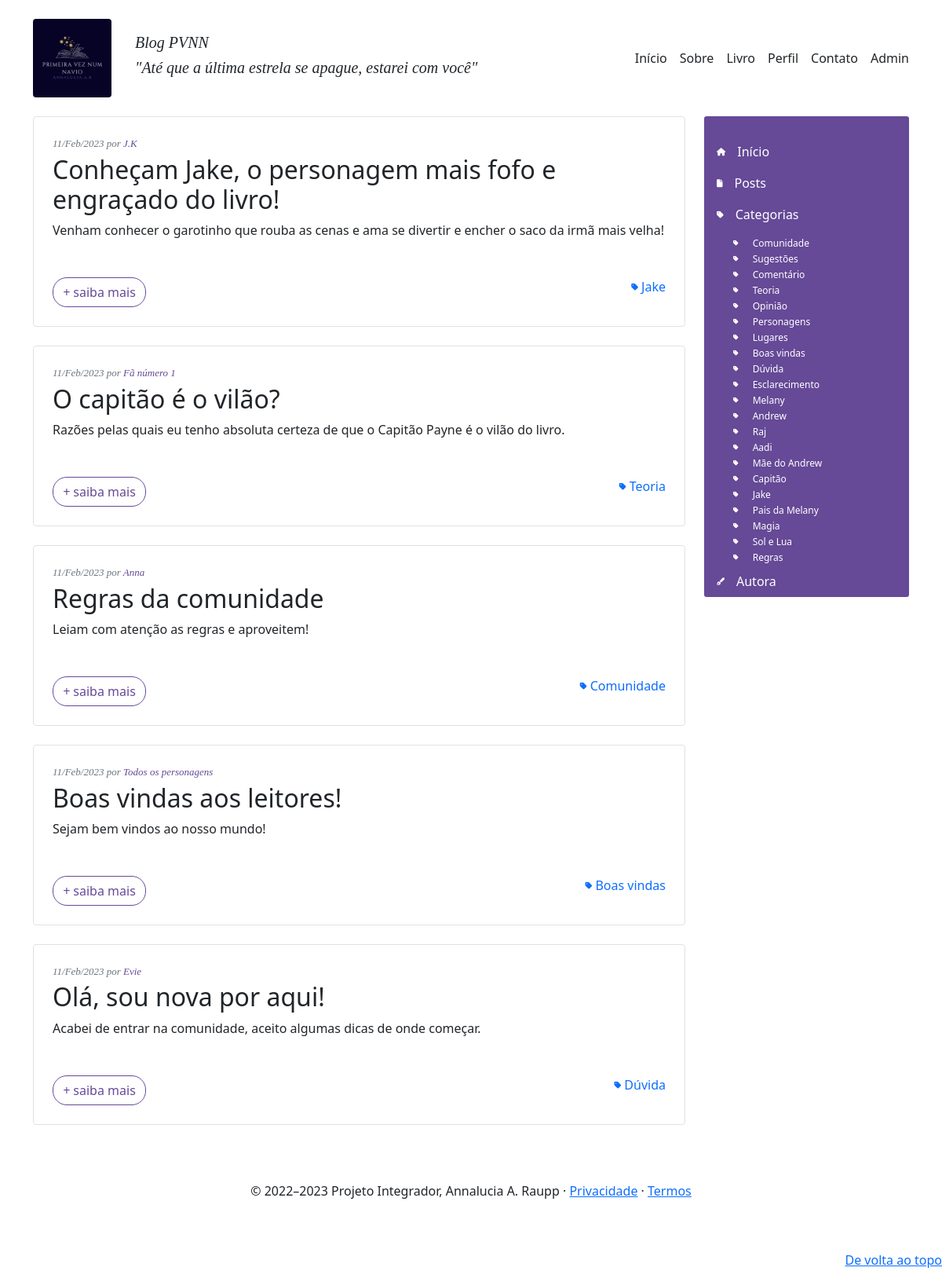
/app/controllers/BlogController.php?action=page_home, run on the app's committed database.
### tables this page shows
CREATE TABLE `postagens` (
  `idPosts` int(4) NOT NULL,
  `titulo` text NOT NULL,
  `autor` varchar(50) DEFAULT NULL,
  `resumo` tinytext NOT NULL,
  `texto` longtext DEFAULT NULL,
  `data` datetime NOT NULL DEFAULT current_timestamp(),
  `idCategoria` int(11) NOT NULL
);

CREATE TABLE `categorias` (
  `idCategory` int(4) NOT NULL,
  `tag` varchar(45) NOT NULL
);

### app/repository/PostsRepository.php (called while the page is built, shortened)
<?php
    require_once __DIR__ . "/../connection/Connection.php";
    class PostsRepository {
        public $conn;
        function __construct()
        {
            $this->conn = Connection::getConnection();
        }
        public function findLastFive(): array {
            $table = $this->conn->query("SELECT * FROM postagens AS p
                JOIN categorias AS c ON p.idCategoria = c.idCategory
                ORDER BY idPosts DESC LIMIT 5");
            $posts  = $table->fetchAll(PDO::FETCH_ASSOC);
            return $posts;
        }
    }

### app/connection/Connection.php (called while the page is built)
<?php
class Connection {
    private static $host = "localhost";
    private static $dbname = "pvnn";
    private static $user = "root";
    private static $password = "bancodedados";
    private static $conn = null;
    public static function getConnection(): PDO {
        if(self::$conn == null) {
            try {
                self::$conn = new PDO("mysql:host=" . self::$host . ";charset=utf8;dbname=" . self::$dbname,
                self::$user,
                self::$password);
                self::$conn->setAttribute(PDO::ATTR_ERRMODE, PDO::ERRMODE_EXCEPTION);
            } catch(Exception $e) {
                print("Erro ao conectar com o banco de dados");
            }
        }
        return self::$conn;
    }
}

### app/repository/CategoryRepository.php (called while the page is built, shortened)
<?php
    require_once __DIR__ . "/../connection/Connection.php";
    class CategoryRepository {
        public $conn;
        function __construct()
        {
            $this->conn = Connection::getConnection();
        }
        public function findAll(): array {
            $table = $this->conn->query("SELECT * FROM categorias");
            $categorias  = $table->fetchAll(PDO::FETCH_ASSOC);
            return $categorias;
        }
    }

### app/views/blog/menu_lateral.php (the view)
<div class="col-3">
  <nav class="menu-lateral rounded-1">
    <div class="pt-6">
      <ul class="nav column">
        <li class="nav-item">
          <a class="nav-link active" href="<?= $data['base_path']?>">
            <i class="fa-solid fa-house fa-2xs"></i>Início
          </a>
        </li>
        <li class="nav-item">
          <a class="nav-link active" href="<?= $data['base_path']?>/app/controllers/BlogController.php?action=page_posts">
            <i class="fa-solid fa-file fa-2xs"></i>Posts
          </a>
        </li>
        <li class="nav-item">
          <a class="nav-link active" href="#">
            <i class="fa-solid fa-tag fa-2xs"></i>Categorias
            <ul class="sublist">
              <?php foreach($data['categories'] as $category): ?>
                <li>
                    <a href="<?= $data['base_path']?>/app/controllers/BlogController.php?action=page_posts_category&category=<?= $category['tag']?>">
                      <i class="fa-solid fa-tag fa-2xs"></i> <?= $category['tag'] ?>
                    </a>
                </li>
              <?php endforeach; ?>
            </ul>
          </a>
        </li>
        <li class="nav-item">
          <a class="nav-link active" href="<?= $data['base_path']?>/app/controllers/BlogController.php?action=page_autora">
            <i class="fa-solid fa-pen-fancy fa-2xs"></i>Autora
          </a>
        </li>
      </ul>
    </div>
  </nav>
</div>

### app/views/blog/home.php (shortened to what this page needs)
<?php include "header.php"; ?>
<div class="container">
  <div class="row">
    <div class="main-content home col-9">
      <?php foreach ($data['posts'] as $post) : ?>
        <?php $dataFormatada = new DateTime($post['data']); ?>
        <article class="blog-post">
          <div class="border rounded mb-4 p-4">
            <p class="data-autor mb-1 text-muted">
                <?= $dataFormatada->format('d/M/Y'); ?> por
                <a href="#" class="data-autor"><?= $post['autor']; ?></a>
            </p>
            <h2 class="blog-post-title"><?= $post['titulo']; ?></h2>
            <?php if(isset($post['resumo'])): ?>
              <p><?= $post['resumo'] ?></p>
            <?php else: ?>
              <p><?= BlogController::resumir($post['texto'], 30) ?></p>
            <?php endif ?>
            <div class=".post-rodape mt-5 row">
              <div class="col-4">
                <a href="<?= $data['base_path'] ?>/app/controllers/BlogController.php?action=page_post&id_param=<?= $post['idPosts']?>" class="btn btn-outline-primary btn-round">
                  <i class="fa-thin fa-plus"></i> saiba mais</a>
              </div>
              <div class="col-8" style="text-align: right;">
                  <span class="float-right" style="padding-top: 15px;">
                    <a style="text-decoration: none;" href="<?= $data['base_path']?>/app/controllers/BlogController.php?action=page_posts_category&category=<?= $post['tag']?>">
                      <i class="fa-solid fa-tag fa-2xs"></i> <?=$post['tag'] ?>
                    </a>
                  </span>
              </div>
            </div>
          </div>
        </article>
      <?php endforeach; ?>
    </div>
    <?php include "menu_lateral.php"; ?>
  </div>
</div>
<?php include "footer.php"; ?>

### public/assets/styles/blog.css (style rules this page uses)
.blog-post .data-autor, #post .data-autor { font-family: 'Times New Roman', Times, serif; font-size: 13px; font-style: italic; text-decoration: none; color: #664997; }
.menu-lateral { min-height: 400px; padding-top: 25px; background-color: #664997; }
.menu-lateral .nav-item { display: block; width: 100%; }
.menu-lateral .nav-item i { display: inline; margin-right: 15px; }
.menu-lateral .nav-item a { color: #fff; }
.sublist { margin-top: -25px; }
.sublist li { list-style: none; margin-left: 5px; font-size: 12px; line-height: 20px; color: #eee; }
.sublist li a { text-decoration: none; }
.btn-outline-primary { color: #664997; border-color: #664997; }
.btn-round { border-radius: 18px !important; }

### data on the page
postagens: data "11/Feb/2023", autor "J.K", titulo "Conheçam Jake, o personagem mais fofo e engraçado do livro!", resumo "Venham conhecer o garotinho que rouba as cenas e ama se divertir e encher o saco da irmã mais velha!", categorias.tag "Jake"
postagens: data "11/Feb/2023", autor "Fã número 1", titulo "O capitão é o vilão?", resumo "Razões pelas quais eu tenho absoluta certeza de que o Capitão Payne é o vilão do livro.", categorias.tag "Teoria"
postagens: data "11/Feb/2023", autor "Anna", titulo "Regras da comunidade", resumo "Leiam com atenção as regras e aproveitem!", categorias.tag "Comunidade"
postagens: data "11/Feb/2023", autor "Todos os personagens", titulo "Boas vindas aos leitores!", resumo "Sejam bem vindos ao nosso mundo!", categorias.tag "Boas vindas"
postagens: data "11/Feb/2023", autor "Evie", titulo "Olá, sou nova por aqui!", resumo "Acabei de entrar na comunidade, aceito algumas dicas de onde começar.", categorias.tag "Dúvida"
categorias: tag "Comunidade"
categorias: tag "Sugestões"
categorias: tag "Comentário"
categorias: tag "Teoria"
categorias: tag "Opinião"
categorias: tag "Personagens"
categorias: tag "Lugares"
categorias: tag "Boas vindas"
categorias: tag "Dúvida"
categorias: tag "Esclarecimento"
categorias: tag "Melany"
categorias: tag "Andrew"
categorias: tag "Raj"
categorias: tag "Aadi"
categorias: tag "Mãe do Andrew"
categorias: tag "Capitão"
categorias: tag "Jake"
categorias: tag "Pais da Melany"
categorias: tag "Magia"
categorias: tag "Sol e Lua"
categorias: tag "Regras"
